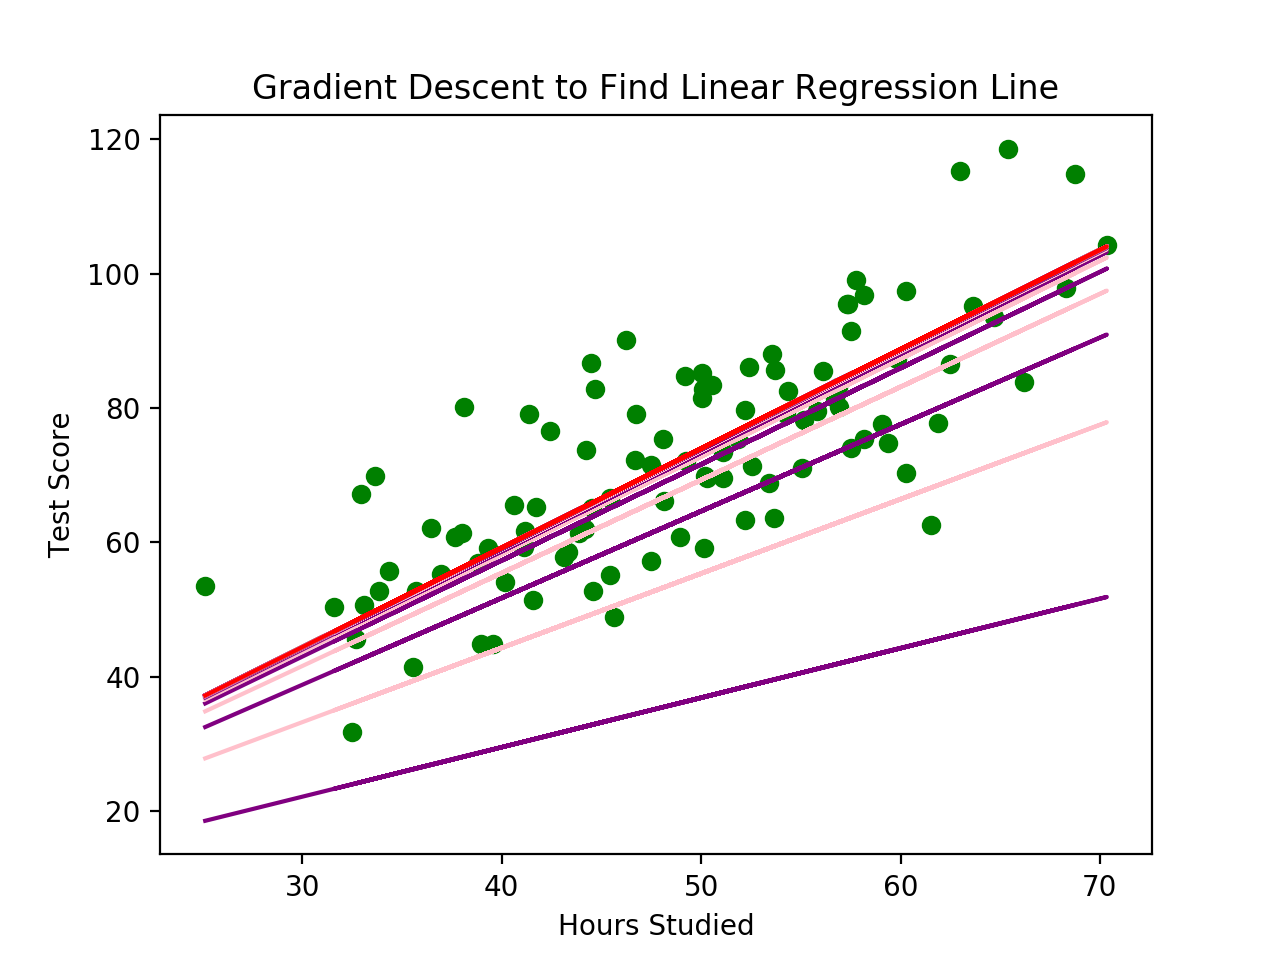

The Python source for this figure:
"""
IMPORTANT: this code is largely based on 'https://github.com/llSourcell/linear_regression_live'
but I have added plots to show this visually, and a few things to make it clearer to myself 
-----
The optimal values of m and b can be actually calculated with way less effort than doing a linear regression. 
this is just to demonstrate gradient descent

"""

import numpy as np
from matplotlib import pyplot as plt
"""
y = mx + b
m is slope, b is y-intercept
only used much later on after gradient done it's thing
so we can check the improvement in a quantifiable manner
"""
def compute_error_for_line_given_points(b, m, points):
    totalError = 0

    for i in range(0, len(points)):
        x = points[i, 0]
        y = points[i, 1]
        totalError += (y - (m * x + b)) ** 2
    return totalError / float(len(points))

"""
the smallest error also gives the ideal b and m values
e.g the ideal values for the equation which will
give the line of best fit

to calculate this gradient, we need the partial deriviatives

"""
def step_gradient(b_current, m_current, points, learningRate):
    #b = intercept m = slope
    b_gradient = 0
    m_gradient = 0
    N = float(len(points))

    for i in range(0, len(points)):
        #current point set (does for all points in entire dataset)
        x = points[i, 0]
        y = points[i, 1]
        
        #partial deriviative of b and m at their current point, summed for all points
        # intercept calculaion, this is, apparently, the same every time
        b_gradient += -(2/N) * (y - ((m_current * x) + b_current))
        # slope calculation
        m_gradient += -(2/N) * x * (y - ((m_current * x) + b_current))
    #learning rate determines how fast we want to approach our minimum
    #it could be worth looking at making this dynamic to improve efficiency
    #the reason we are deducting the partial deriviative for b and m is we're finding the minimum error
    new_b = b_current - (learningRate * b_gradient)
    new_m = m_current - (learningRate * m_gradient)
    return [new_b, new_m]

def gradient_descent_runner(points, starting_b, starting_m, learning_rate, num_iterations):
    b = starting_b
    m = starting_m

    #row,column
    hours = points[0:,:1]
    scores = points[0:,1:2]
    plt.scatter(hours,scores,color='green')
    for idx,i in enumerate(range(num_iterations)):
        b, m = step_gradient(b, m, np.array(points), learning_rate)
        
        y_predicts = [x * m + b for x in hours]
        if idx % 2 == 0:
          plt.plot(hours,y_predicts,color='purple')
        else:
          plt.plot(hours,y_predicts,color='pink')
    #our best fit is to be the red line
    plt.plot(hours,y_predicts,color='red')
    plt.show()
    return [b, m]

#highest level
def run():
    plt.title('Gradient Descent to Find Linear Regression Line')
    plt.xlabel('Hours Studied')
    plt.ylabel('Test Score')
    points = np.genfromtxt("datanotitle.csv", delimiter=",")
    learning_rate = 0.0001
    initial_b = 0 # initial y-intercept guess
    initial_m = 0 # initial slope guess

    #the higher this number, the lower our eventual error, but we don't want to go on forever
    #particularly if we are not improving much anymore
    num_iterations = 100
    print "Starting gradient descent at b = {0}, m = {1}, error = {2}".format(initial_b, initial_m, compute_error_for_line_given_points(initial_b, initial_m, points))
    print "Running..."
    [b, m] = gradient_descent_runner(points, initial_b, initial_m, learning_rate, num_iterations)
    print "After {0} iterations b = {1}, m = {2}, error = {3}".format(num_iterations, b, m, compute_error_for_line_given_points(b, m, points))


if __name__ == '__main__':
    run()
